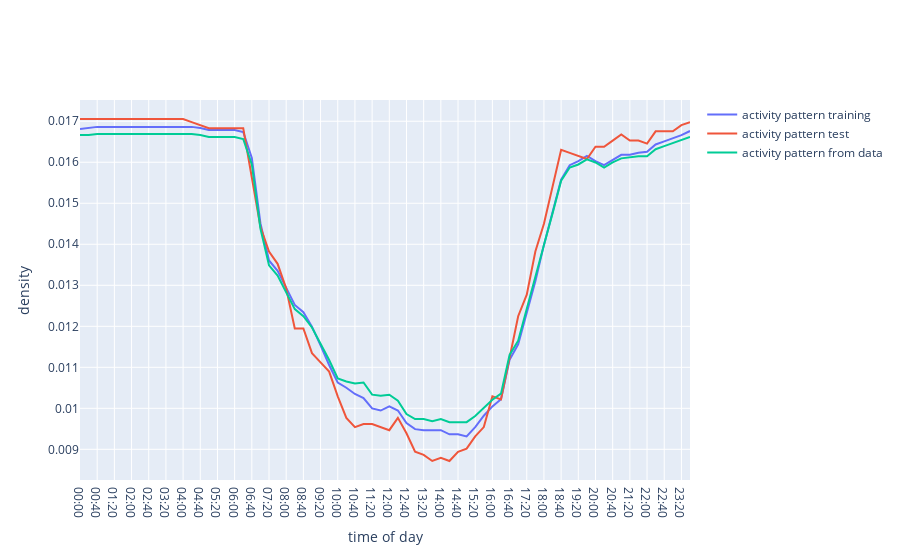

The cell this chart's notebook holds for it:
### Code cell
object_agent=sim.agents['car_8263.0']



df_acticity_test=pd.DataFrame.from_dict( object_agent.activity_patterns_test)
df_acticity_test.reset_index(inplace=True)
df_acticity_test.columns=['time','density']



df_acticity_training=pd.DataFrame.from_dict( object_agent.activity_patterns_training)
df_acticity_training.reset_index(inplace=True)
df_acticity_training.columns=['time','density']


df_acticity_overall=pd.DataFrame.from_dict( object_agent.overall_activity_pattern)
df_acticity_overall.columns=['density']
df_acticity_overall.reset_index(inplace=True)
df_acticity_overall.columns=['time','density']
df_acticity_overall.density=df_acticity_overall.density/sum(df_acticity_overall.density)




fig = go.Figure()
fig.add_trace(go.Scatter(x=df_acticity_training.time.dt.strftime('%H:%M'), y=df_acticity_training.density,
                    mode='lines',
                    name='activity pattern training'))


fig.add_trace(go.Scatter(x=df_acticity_test.time.dt.strftime('%H:%M'), y=df_acticity_test.density,
                    mode='lines',
                    name='activity pattern test'))



fig.add_trace(go.Scatter(x=df_acticity_overall.time.dt.strftime('%H:%M'), y=df_acticity_overall.density,
                    mode='lines',
                    name='activity pattern from data'))



fig.update_layout(
                   xaxis_title='time of day',
                   yaxis_title='density')


fig.show()
